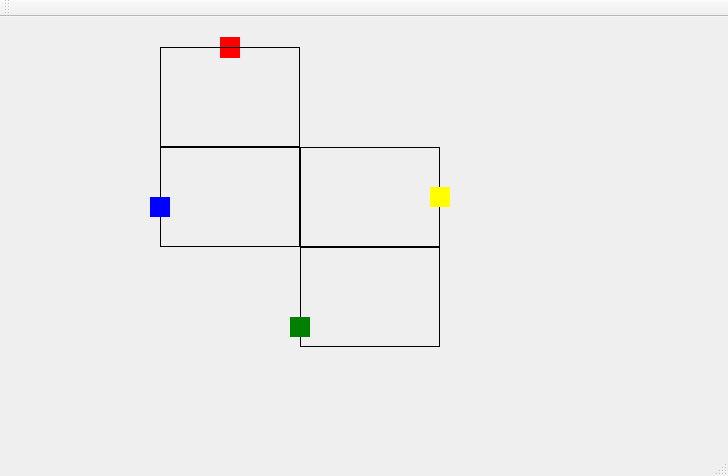
<?xml version="1.0" encoding="UTF-8"?>
<ui version="4.0">
 <class>MainWindow</class>
 <widget class="QMainWindow" name="MainWindow">
  <property name="geometry">
   <rect>
    <x>0</x>
    <y>0</y>
    <width>728</width>
    <height>476</height>
   </rect>
  </property>
  <property name="windowTitle">
   <string>MainWindow</string>
  </property>
  <widget class="QWidget" name="centralWidget">
   <widget class="QLabel" name="labelRail2">
    <property name="geometry">
     <rect>
      <x>160</x>
      <y>130</y>
      <width>140</width>
      <height>100</height>
     </rect>
    </property>
    <property name="styleSheet">
     <string notr="true">background-color: transparent;
border: 1px solid #000;</string>
    </property>
    <property name="text">
     <string/>
    </property>
   </widget>
   <widget class="QLabel" name="labelTrain1">
    <property name="geometry">
     <rect>
      <x>220</x>
      <y>20</y>
      <width>20</width>
      <height>21</height>
     </rect>
    </property>
    <property name="styleSheet">
     <string notr="true">background-color: red</string>
    </property>
    <property name="text">
     <string/>
    </property>
   </widget>
   <widget class="QLabel" name="labelRail3">
    <property name="geometry">
     <rect>
      <x>300</x>
      <y>130</y>
      <width>140</width>
      <height>100</height>
     </rect>
    </property>
    <property name="styleSheet">
     <string notr="true">background-color: transparent;
border: 1px solid #000;</string>
    </property>
    <property name="text">
     <string/>
    </property>
   </widget>
   <widget class="QLabel" name="labelRail1">
    <property name="geometry">
     <rect>
      <x>160</x>
      <y>30</y>
      <width>140</width>
      <height>100</height>
     </rect>
    </property>
    <property name="styleSheet">
     <string notr="true">background-color: transparent;
border: 1px solid #000;</string>
    </property>
    <property name="text">
     <string/>
    </property>
   </widget>
   <widget class="QLabel" name="labelRail4">
    <property name="geometry">
     <rect>
      <x>300</x>
      <y>230</y>
      <width>140</width>
      <height>100</height>
     </rect>
    </property>
    <property name="styleSheet">
     <string notr="true">background-color: transparent;
border: 1px solid #000;</string>
    </property>
    <property name="text">
     <string/>
    </property>
   </widget>
   <widget class="QLabel" name="labelTrain2">
    <property name="geometry">
     <rect>
      <x>150</x>
      <y>180</y>
      <width>20</width>
      <height>20</height>
     </rect>
    </property>
    <property name="styleSheet">
     <string notr="true">background-color: blue</string>
    </property>
    <property name="text">
     <string/>
    </property>
   </widget>
   <widget class="QLabel" name="labelTrain3">
    <property name="geometry">
     <rect>
      <x>430</x>
      <y>170</y>
      <width>20</width>
      <height>20</height>
     </rect>
    </property>
    <property name="styleSheet">
     <string notr="true">background-color: yellow</string>
    </property>
    <property name="text">
     <string/>
    </property>
   </widget>
   <widget class="QLabel" name="labelTrain4">
    <property name="geometry">
     <rect>
      <x>290</x>
      <y>300</y>
      <width>20</width>
      <height>20</height>
     </rect>
    </property>
    <property name="styleSheet">
     <string notr="true">background-color: green</string>
    </property>
    <property name="text">
     <string/>
    </property>
   </widget>
  </widget>
  <widget class="QMenuBar" name="menuBar">
   <property name="geometry">
    <rect>
     <x>0</x>
     <y>0</y>
     <width>728</width>
     <height>19</height>
    </rect>
   </property>
  </widget>
  <widget class="QToolBar" name="mainToolBar">
   <attribute name="toolBarArea">
    <enum>TopToolBarArea</enum>
   </attribute>
   <attribute name="toolBarBreak">
    <bool>false</bool>
   </attribute>
  </widget>
  <widget class="QStatusBar" name="statusBar"/>
 </widget>
 <layoutdefault spacing="6" margin="11"/>
 <resources/>
 <connections/>
</ui>
